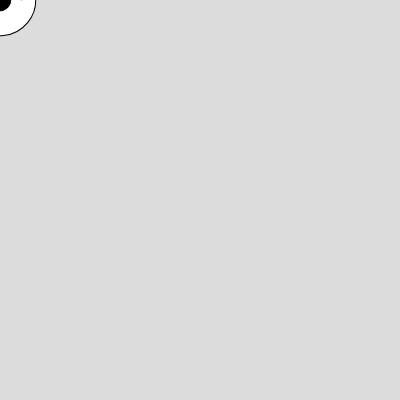
Frame 1 (no input)
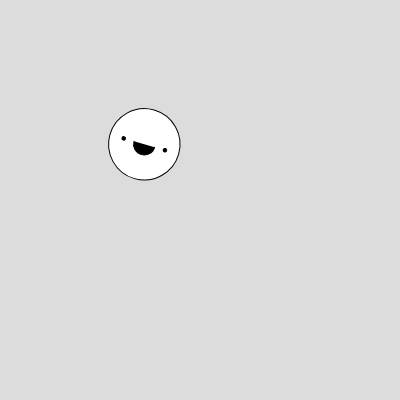
Frame 60 (no input)
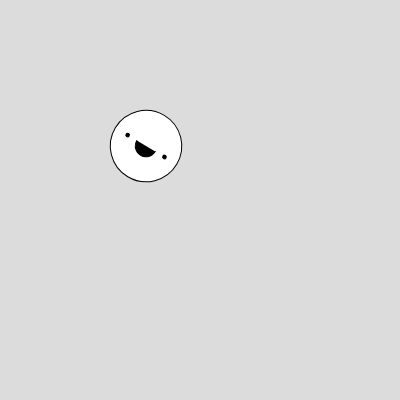
Frame 120 (the mouse pressed at the canvas centre since frame 60)

The p5.js sketch that drew these frames (run headless with seeded random() and noise() and a simulated clock; from frame 60 on, the mouse is pressed at the canvas centre):

// p5.js sketch
// ── sketch.js
let x, y, s
let x1 = [];
let y1 = [];
function setup() {
  createCanvas(400, 400);
  s = random(50, 80)
  
}

function draw() {
  background(220);
  draw_face(x, y, -1, s);
  move();
  
}


function draw_face(x, y, dir,size){
  push();
  translate(x, y)
  rotate(dir * sin(frameCount * 0.1))
  // fill(255)
  circle(0, 0, size);
  fill(0);
  circle(0 - size * 0.3, 0, size * 0.05);
  circle(0 + size * 0.3, 0, size * 0.05);
  arc(0, 0, size * 0.3, size * 0.3, 0, PI)
  pop();
}

function move(){
  x = width * noise(frameCount * 0.01);
  y = height * noise(frameCount * 0.01);
}
